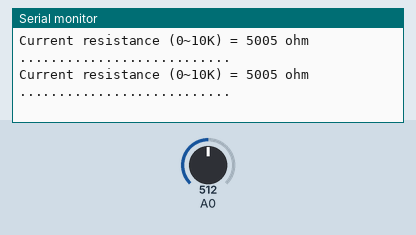
Bench run of a sketch on a simulated Arduino Uno, built with avr-gcc and run on an emulated ATmega328P. On the bench: the last lines printed to the serial monitor. The test bench sets the inputs (shaded band); at power-on: A0 = 512.

Above: at 3.4 s.
3.5 s: A0 set to 716
At 5.7 s:
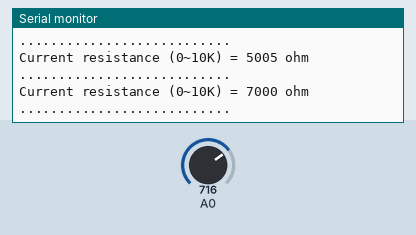
6.0 s: A0 set to 900
At 7.4 s:
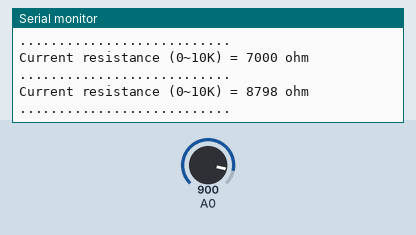
Timing chart, 0 to 9.0 s (numbered marks = the images above; inputs shaded):
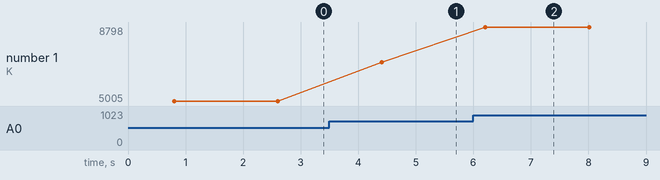

The sketch:

slider.ino
```cpp
// Faya-Nugget Sample Code
// Date: 2015/1/26
// Module Name: Slide Potentiometer
// Module Number: #ngt-ot-sldvr-1A
// Description: Detect the resistance value of slide potentiometer (0~10K) and show in series monitor.
//              Note1: the tolerance of the resistrance is ignored.
//              Note2: the resistance is measured between GND and Ouput Terminal (terminal C)

// Wiring: Module Pin ==> Arduino Pin
//                VCC ==> A
//                  B ==> A0
//                GND ==> C
int x=100;
int y=100;


void setup()
{
  Serial.begin(9600);          //the setup uart baud rate
}

void loop()
{ // put your main code here, to run repeatedly:
   digitalWrite(2, HIGH);   // turn the LED on (HIGH is the voltage level)
   digitalWrite(9, HIGH);   // turn the LED on (HIGH is the voltage level)
  delay(x);              // wait for a second
   digitalWrite(3, HIGH);   // turn the LED on (HIGH is the voltage level)
   digitalWrite(8, HIGH);   // turn the LED on (HIGH is the voltage level)
  delay(x);              // wait for a second
   digitalWrite(4, HIGH);   // turn the LED on (HIGH is the voltage level)
    digitalWrite(7, HIGH);   // turn the LED on (HIGH is the voltage level)
  delay(x);              // wait for a second
    digitalWrite(5, HIGH);   // turn the LED on (HIGH is the voltage level)
    digitalWrite(6, HIGH);   // turn the LED on (HIGH is the voltage level)
    delay(x);               // wait for a second
     digitalWrite(5, LOW);    // turn the LED off by making the voltage LOW
       digitalWrite(6, LOW);    // turn the LED off by making the voltage LOW
     delay(y);              // wait for a second
     digitalWrite(4, LOW);    // turn the LED off by making the voltage LOW
      digitalWrite(7, LOW);    // turn the LED off by making the voltage LOW
       delay(y);              // wait for a second
       digitalWrite(3, LOW);    // turn the LED off by making the voltage LOW
        digitalWrite(8, LOW);    // turn the LED off by making the voltage LOW
       delay(y);              // wait for a second
  digitalWrite(2, LOW);    // turn the LED off by making the voltage LOW
   digitalWrite(9, LOW);    // turn the LED off by making the voltage LOW
  delay(y);              // wait for a second
  int SldVR_10K;

  SldVR_10K=analogRead(A0);             //Read analog pin-0 value

  Serial.print("Current resistance (0~10K) = ");
  SldVR_10K=map(SldVR_10K,1023,0,10000,0);
  Serial.print(SldVR_10K);               //Show Slide VR 10K value
  Serial.println(" ohm");

  Serial.println("...........................");
  delay(1000);

}
```

Measured:
- after the input at 3.5 s, the serial monitor: prints a new line after 0.91 s (image 1)
- after the input at 6.0 s, the serial monitor: prints a new line after 0.21 s (image 2)
- plotted number 1: 5005 → 7000 after the input at 3.5 s, 7000 → 8798 after the input at 6.0 s
